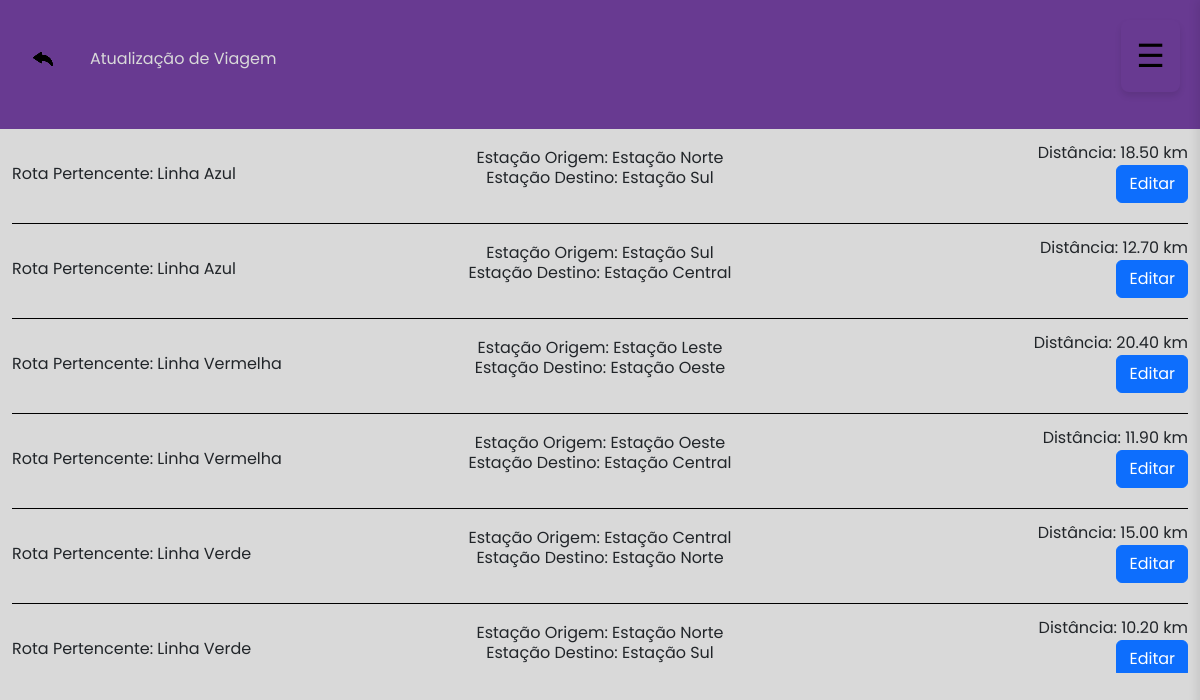
/public/gestaoDeRotas.php, run on the app's committed database.
### tables this page shows
CREATE TABLE segmento_rota (
    id_segmento_rota INT AUTO_INCREMENT PRIMARY KEY,
    id_rota_fk INT,
    ordem INT,
    id_estacao_origem INT,
    id_estacao_destino INT,
    distancia_km DECIMAL(6,2),
    FOREIGN KEY (id_rota_fk) REFERENCES rota(id_rota),
    FOREIGN KEY (id_estacao_origem) REFERENCES estacao(id_estacao),
    FOREIGN KEY (id_estacao_destino) REFERENCES estacao(id_estacao)
);

CREATE TABLE rota (
    id_rota INT AUTO_INCREMENT PRIMARY KEY,
    nome VARCHAR(100) NOT NULL,
    descricao TEXT
);

CREATE TABLE estacao (
    id_estacao INT AUTO_INCREMENT PRIMARY KEY,
    nome VARCHAR(100) NOT NULL,
    localizacao VARCHAR(255) NOT NULL
);

### public/gestaoDeRotas.php (the view, shortened to what this page needs)
<?php
include 'db.php';
$sql = "SELECT * FROM segmento_rota";
$result_segmentorota = $conn->query($sql);
$segmentos = $result_segmentorota->fetchAll(PDO::FETCH_ASSOC);
?>
<html lang="en">
<head>
    <link href="https://cdn.jsdelivr.net/npm/bootstrap@5.3.8/dist/css/bootstrap.min.css" rel="stylesheet">
    <link rel="stylesheet" href="../styles/style.css">
</head>
<body>
    <main>
        <div class="container-fluid">
            <div class="row navRelat d-flex align-items-center sticky-top">
                <div class="col-8 d-flex align-items-center mt-4 ms-2 welcome lh-1">
                    <button type="button" class="btn me-4"><img src="../assets/icon/seta-curva-esquerda 1.png" alt="" onclick="location.href='dashboard.php'"></button>
                    <div class="d-flex flex-column">
                        <p class="mb-0">Atualização de Viagem</p>
                    </div>
                </div>
                <div>
                    <?php include 'sidebar.php'; ?>
                </div>
            </div>
            <div class="scrollViagens">
                <?php if (count($segmentos) > 0): ?>
                    <?php foreach ($segmentos as $row): ?>
                        <div style="cursor: pointer;" class="row row-cols-1 border-bottom border-black">
                            <div class="col-12 d-flex justify-content-between align-items-center lh-1 mt-3 mb-3">
                                <div class="col-4 d-flex flex-column align-items-start">
                                    <div class="d-flex">
                                        <?php
                                            $rota = $conn->prepare("SELECT nome FROM rota WHERE id_rota = :id_rota");
                                            $rota->bindParam(':id_rota', $row['id_rota_fk'], PDO::PARAM_INT);
                                            $rota->execute();
                                            $nomeRota = $rota->fetch(PDO::FETCH_ASSOC)['nome'];
                                        ?>
                                        <p style="cursor: pointer;" class="mb-1" onclick="window.location='cadastrorotas.php?id=<?php echo htmlspecialchars($row['id_rota_fk']); ?>'">Rota Pertencente: <?php echo htmlspecialchars($nomeRota); ?></p>
                                    </div>
                                </div>
                                <div class="col-4 d-flex flex-column align-items-center">
                                        <p class="mb-1">
                                            <?php
                                                $estacaoOrigem = $conn->prepare("SELECT nome FROM estacao WHERE id_estacao = :id_estacao");
                                                $estacaoOrigem->bindParam(':id_estacao', $row['id_estacao_origem'], PDO::PARAM_INT);
                                                $estacaoOrigem->execute();
                                                $nomeOrigem = $estacaoOrigem->fetch(PDO::FETCH_ASSOC)['nome'];
                                                $estacaoDestino = $conn->prepare("SELECT nome FROM estacao WHERE id_estacao = :id_estacao");
                                                $estacaoDestino->bindParam(':id_estacao', $row['id_estacao_destino'], PDO::PARAM_INT);
                                                $estacaoDestino->execute();
                                                $nomeDestino = $estacaoDestino->fetch(PDO::FETCH_ASSOC)['nome'];
                                                echo '<p style="cursor: pointer; hover: " class="mb-1" onclick="window.location=\'createEstacao.php?id=' . htmlspecialchars($row['id_estacao_origem']) . '\'">Estação Origem: ' . htmlspecialchars($nomeOrigem) . '</p>';
                                                echo '<p style="cursor: pointer;" class="mb-1" onclick="window.location=\'createEstacao.php?id=' . htmlspecialchars($row['id_estacao_destino']) . '\'">Estação Destino: ' . htmlspecialchars($nomeDestino) . '</p>';
                                            ?>
                                        </p>
                                </div>
                                <div class="col-4 d-flex flex-column align-items-end">
                                    <p class="mb-1">Distância: <?php echo htmlspecialchars($row['distancia_km']); ?> km</p>
                                    <button onclick="window.location='createSegmentoRota.php?id=<?php echo htmlspecialchars($row['id_segmento_rota']); ?>'" class="mb-1 btn btn-primary">Editar</button>
                                </div>
                            </div>
                        </div>
                    <?php endforeach; ?>
                <?php else: ?>
                    <p>Nenhum segmento de rota encontrado.</p>
                <?php endif; ?>
            </div>
        </div>
    </main>
</body>
</html>

### public/sidebar.php (shortened to what this page needs)
<!DOCTYPE html>
<html lang="en">
<head>
    <link rel="stylesheet" href="../styles/style_sidebar.css">
</head>
<body>
<button class="open-sidebar-btn" onclick="openSidebar()">☰</button>
</body>
</html>

### styles/style.css (style rules this page uses)
body { background-color: #D9D9D9; font-family: 'Poppins', sans-serif; width: 100%; margin: 0; overflow-x: hidden; }
.welcome { color: #D9D9D9; }
.scrollViagens { height: 42vh; width: auto; overflow-y: auto; overflow-x: hidden; }
.navRelat { background-color: #683A91; height: 10vh; }

### styles/style_sidebar.css (style rules this page uses)
.open-sidebar-btn { position: fixed; top: 20px; right: 20px; background: #683A91; color: rgb(0, 0, 0); border: none; padding: 12px 15px; border-radius: 8px; cursor: pointer; font-size: 32px; z-index: 998; transition: background-color 0.3s; text-align: center; box-shadow: 0 4px 6px rgba(0, 0, 0, 0.1); }

### data on the page
segmento_rota: id_rota_fk.nome "Linha Azul", id_estacao_origem.nome "Estação Norte", id_estacao_destino.nome "Estação Sul", distancia_km "18.50"
segmento_rota: id_rota_fk.nome "Linha Azul", id_estacao_origem.nome "Estação Sul", id_estacao_destino.nome "Estação Central", distancia_km "12.70"
segmento_rota: id_rota_fk.nome "Linha Vermelha", id_estacao_origem.nome "Estação Leste", id_estacao_destino.nome "Estação Oeste", distancia_km "20.40"
segmento_rota: id_rota_fk.nome "Linha Vermelha", id_estacao_origem.nome "Estação Oeste", id_estacao_destino.nome "Estação Central", distancia_km "11.90"
segmento_rota: id_rota_fk.nome "Linha Verde", id_estacao_origem.nome "Estação Central", id_estacao_destino.nome "Estação Norte", distancia_km "15.00"
segmento_rota: id_rota_fk.nome "Linha Verde", id_estacao_origem.nome "Estação Norte", id_estacao_destino.nome "Estação Sul", distancia_km "10.20"
